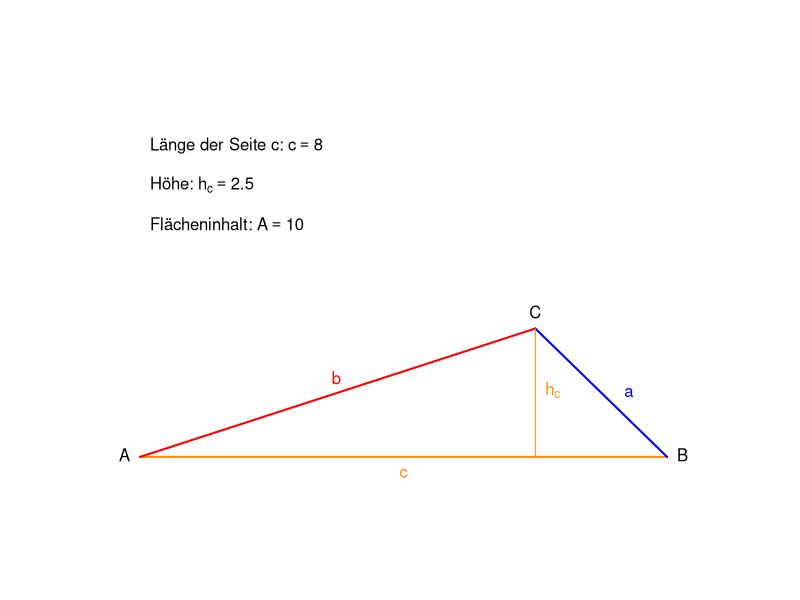

Reproduce this figure in R.
## ---- chunk 1
B <- c(8,0); C <- c(6,2.5)
meinDreieck<-function(A=c(0,0), B=B, C=C, Cy_max=6){
plot(x = c(A[1],B[1]),y = c(A[2],B[2]),type="l",xlim=c(-0.5,B[1]+1),ylim=c(-0.5,Cy_max + 1), axes=F,col="darkorange",lwd=2,xlab = "",ylab="")
lines(x = c(A[1],C[1]),y = c(A[2],C[2]), col="red", lwd=2)
lines(x = c(B[1],C[1]),y = c(B[2],C[2]), col="blue", lwd=2)
lines(x=c(6,6), y=c(0,C[2]), col="darkorange", lwd=1)
text(A[1], A[2], labels = "A", pos = 2)
text(B[1], B[2], labels = "B", pos = 4)
text(C[1], C[2], labels = "C", pos = 3)
text(x=7.2, y= C[2]*0.5, labels = "a", col = "blue", pos = 4)
text(x=3.2, y= C[2]*0.6, labels = "b", col = "red",pos = 2)
text(x=4, y=0, labels = "c", col="darkorange", pos = 1)
text(x= 6 , y=C[2]/2 , labels = expression(h[c]), col="darkorange", pos = 4)
fl <- round(0.5*(B[1]-A[1])*C[2],2)
text(x = 0, y = Cy_max,      labels = bquote("Länge der Seite c:"~c==.(round(B[1],2))), pos=4)
text(x = 0, y = Cy_max-0.75,      labels = bquote("Höhe:"~h[c]==.(round(C[2],2))), pos=4)
text(x = 0, y = Cy_max-1.5, labels = bquote("Flächeninhalt:"~A==.(fl)),pos=4)
}
meinDreieck(B = c(8,0), C = c(6,2.5))
